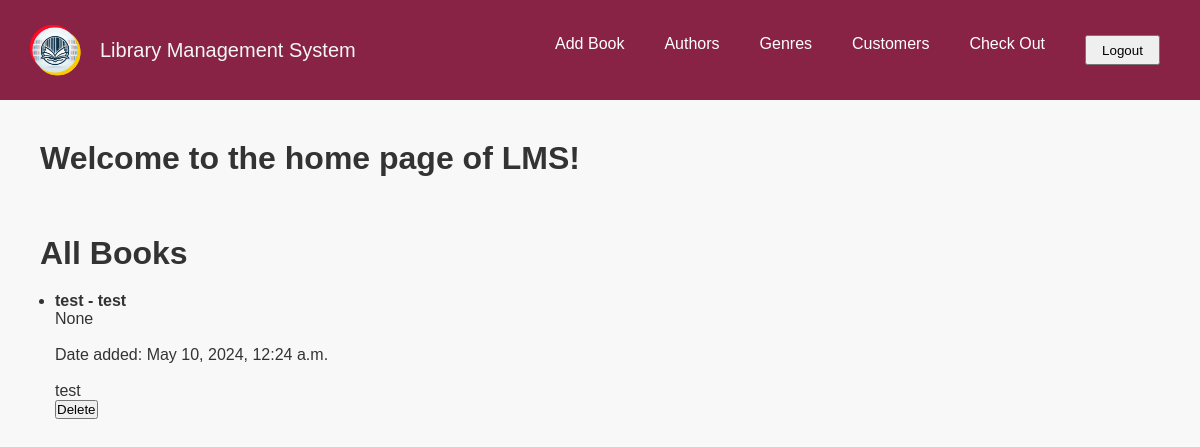
The app's page / (signed in) with its own data.
### lms/models.py (models this page shows, shortened)
class Book(models.Model):
    title = models.CharField(max_length=200)
    author = models.ForeignKey(Author, on_delete=models.SET_NULL, null=True)
    genre = models.ForeignKey(Genre, on_delete=models.SET_NULL, null=True, blank=True)
    description = models.TextField(blank=True)
    published_date = models.DateField()
    isbn = models.CharField(max_length=13, unique=True)
    added_date = models.DateTimeField(auto_now_add=True)

class Author(models.Model):
    name = models.CharField(max_length=100)
    biography = models.TextField(blank=True)

### lms/views.py (the view)
# urls.py: path('', index, name="lms-home"),
def index(request):
    registered_books = Book.objects.all()
    context = {
        'books': registered_books
    }
    return render(request, 'lms/index.html', context)

### lms/templates/lms/index.html (shortened to what this page needs)
{% extends 'lms/_base.html' %}
{% block content %}
    <h1 style='margin: 20px'>Welcome to the home page of LMS!</h1><br>
    <h1 style='margin: 20px'>All Books</h1>
    <ul>
        {% for book in books %}
            <li style='margin-left: 35px;'><b>{{ book.title }} - {{ book.author.name }}</b></li>
            <li style='margin-left: 35px; list-style-type: none;'>{{ book.genre }}</li><br>
            <li style='margin-left: 35px; list-style-type: none;'>Date added: {{ book.added_date }}</li><br>
            <li style='margin-left: 35px; list-style-type: none;'>{{ book.description }}</li>
            <li style='margin-left: 35px; list-style-type: none;'>
                {% if user.is_authenticated %}
                <form action="{% url 'delete_book' book.id %}" method="post">
                    <button type="submit">Delete</button>
                </form>
                {% endif %}
            </li><br><br>
        {% endfor %}
    </ul>
{% endblock content%}

### lms/static/lms/styles.css (style rules this page uses)
* { margin: 0; padding: 0; box-sizing: border-box; }
body { font-family: Arial, sans-serif; background-color: #f8f8f8; color: #333; }

### records on screen
Book: title "test", author.name "test", genre "None", added_date "May 10, 2024, 12:24 a.m.", description "test"
